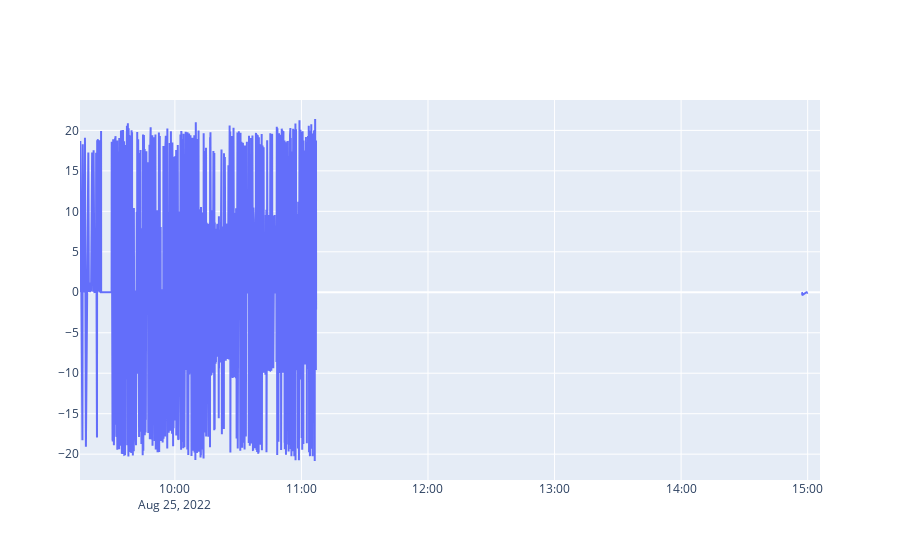

The code cell stored with this chart in its notebook:
### Code cell
import plotly.graph_objects as go
 
fig = go.Figure(data=[
    go.Scatter(name='log-OFI', x=df_signal.index, y=df_signal['log-OFI']),
    
],
)

fig.show()

### Figure 1 — Plotly figure (JSON) as saved in the notebook; plotly's stock layout.template omitted (floating-point values rounded to 4 significant figures; data arrays with more than 128 entries replaced by an {"elided": "..."} marker saying what was removed)
{"data": [{"name": "log-OFI", "type": "scatter", "x": {"elided": "3047 str values"}, "y": {"elided": "3047 float values"}}], "layout": {}}
